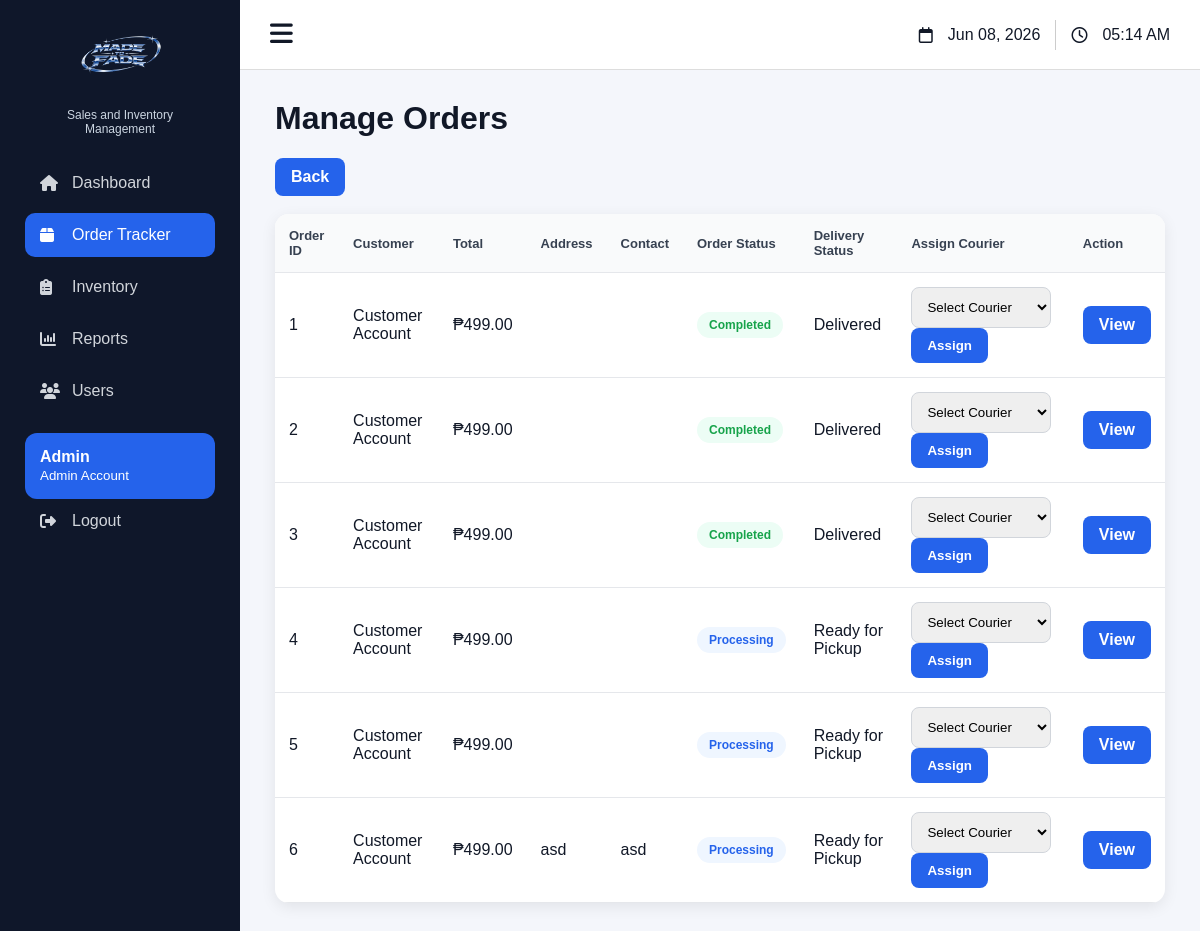
The app's page /admin/orders.php (signed in), older data.
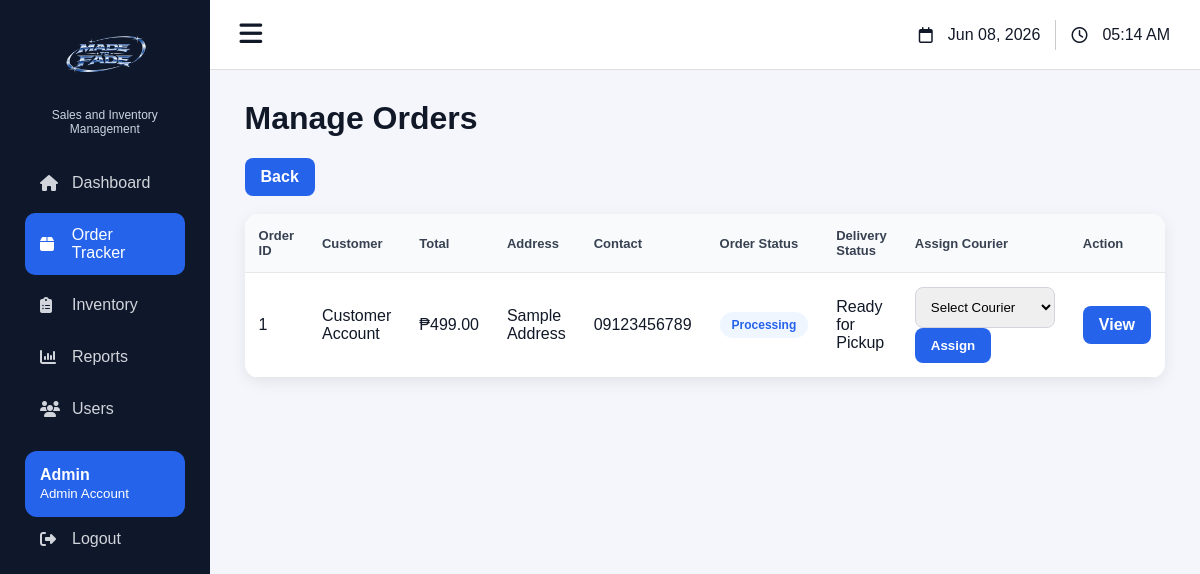
The same page, newer data.
### tables this page shows
CREATE TABLE orders (
    id INT AUTO_INCREMENT PRIMARY KEY,
    customer_id INT,
    courier_id INT,
    total DECIMAL(10,2),
    order_status VARCHAR(50),
    delivery_status VARCHAR(50),
    date_created TIMESTAMP DEFAULT CURRENT_TIMESTAMP,
    address VARCHAR(255),
    contact_number VARCHAR(20)
);

CREATE TABLE users (
    id INT AUTO_INCREMENT PRIMARY KEY,
    fullname VARCHAR(100),
    username VARCHAR(50) UNIQUE,
    password VARCHAR(100),
    role VARCHAR(20)
);

### admin/orders.php (the view, shortened to what this page needs)
<?php
include "../includes/config.php";
$orders = mysqli_query($conn,
"SELECT orders.*, users.fullname
 FROM orders
 JOIN users ON orders.customer_id = users.id");
?>
<!DOCTYPE html>
<html>
<head>
    <link rel="stylesheet" href="https://cdnjs.cloudflare.com/ajax/libs/font-awesome/6.5.1/css/all.min.css">
    <link rel="stylesheet" type="text/css" href="../css/style.css">
</head>
<body>
<div class="layout">
<?php include "sidebar.php"; ?>
<div class="main-content">
    <div class="topbar">
        <div class="topbar-left">
            <i class="fa-solid fa-bars" onclick="toggleSidebar()"></i>
        </div>
        <div class="topbar-right">
            <div class="topbar-item">
                <i class="fa-regular fa-calendar"></i>
                <span><?php echo date("M d, Y"); ?></span>
            </div>
            <div class="topbar-item">
                <i class="fa-regular fa-clock"></i>
                <span id="clock"></span>
            </div>
        </div>
    </div>
<h1>Manage Orders</h1>
<a href="dashboard.php" class="btn">Back</a>
<br><br>
<table>
<tr>
    <th>Order ID</th>
    <th>Customer</th>
    <th>Total</th>
    <th>Address</th>
    <th>Contact</th>
    <th>Order Status</th>
    <th>Delivery Status</th>
    <th>Assign Courier</th>
    <th>Action</th>
</tr>
<?php while($row = mysqli_fetch_assoc($orders)){ ?>
<tr>
    <td><?php echo $row['id']; ?></td>
    <td><?php echo $row['fullname']; ?></td>
    <td>₱<?php echo $row['total']; ?></td>
    <td><?php echo $row['address']; ?></td>
    <td><?php echo $row['contact_number']; ?></td>
    <td>
        <?php
        $class = "pending";
        if($row['order_status'] == "Processing"){
            $class = "processing";
        }
        if($row['order_status'] == "Completed"){
            $class = "completed";
        }
        ?>
        <span class="status <?php echo $class; ?>">
            <?php echo $row['order_status']; ?>
        </span>
    </td>
    <td><?php echo $row['delivery_status']; ?></td>
    <td>
        <form method="POST">
            <select name="courier_id" required>
                <option value="">Select Courier</option>
            </select>
            <button type="submit" name="assign">Assign</button>
        </form>
    </td>
    <td>
        <a href="order_details.php?id=<?php echo $row['id']; ?>" class="btn">
            View
        </a>
    </td>
</tr>
<?php } ?>
</table>
</div>
</body>
</html>

Row changes from the older to the newer data that the page shows:
removed orders: id "2", users.fullname "Customer Account", total "499.00", order_status "Completed", delivery_status "Delivered"
removed orders: id "3", users.fullname "Customer Account", total "499.00", order_status "Completed", delivery_status "Delivered"
removed orders: id "4", users.fullname "Customer Account", total "499.00", order_status "Processing", delivery_status "Ready for Pickup"
removed orders: id "5", users.fullname "Customer Account", total "499.00", order_status "Processing", delivery_status "Ready for Pickup"
removed orders: id "6", users.fullname "Customer Account", total "499.00", address "asd", contact_number "asd", order_status "Processing", delivery_status "Ready for Pickup"
changed orders "Customer Account": address (not shown) → "Sample Address"; contact_number (not shown) → "09123456789"; order_status "Completed" → "Processing"; delivery_status "Delivered" → "Ready for Pickup"
